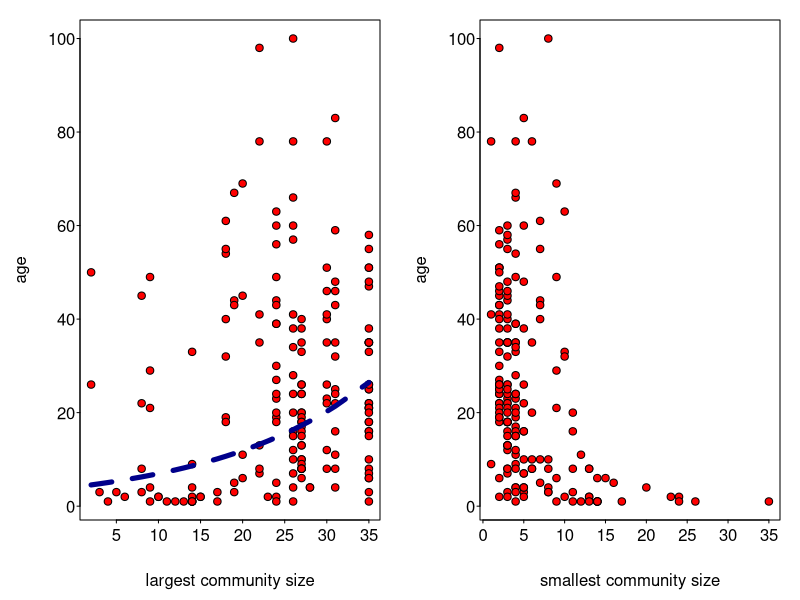

The R script that drew this image:
setwd("C:\\Users\\isiaa\\Evolution\\Tasks\\Project")

orca <- read.csv("orcas.csv")

AllWhales <- unique(orca[,1])

Age <- c()
MaxSize <- c()
MinSize <- c()

i <- 1
for (Choose in AllWhales){
  YearsSeen <- orca[which(orca[,1]==Choose),"year"]
    
  Age[i] <- max(orca[which(orca[,1]==Choose),"survt"])
             
  MaxSize[i] <- max(orca[which(orca[,1]==Choose),"comm.size"])
  MinSize[i] <- min(orca[which(orca[,1]==Choose),"comm.size"])
  
    i <- i + 1
}


par(mfrow=c(1,2), mar=c(4,4,1,1), las=1, mgp=c(2.5, 0.25, 0), las=1, tck=-0.01)
plot(MaxSize, Age, xlab="largest community size", ylab="age", pch=21, bg="red")

#Model <- lm(Age~poly(MaxSize,2))
Model <- lm(log(Age)~MaxSize)
summary(Model)

pY <- exp(predict(Model))
lines(MaxSize[order(MaxSize)], pY[order(MaxSize)], col="darkblue", lwd=5, lty=2) # lty is line type. lty=1 is solid, lty=2 is dashed, lty=3 is dotted
# lwd is line width. lwd=5 is a super thick line, lwd=1 is a skinny line

plot(MinSize, Age, xlab="smallest community size", ylab="age", pch=21, bg="red")


